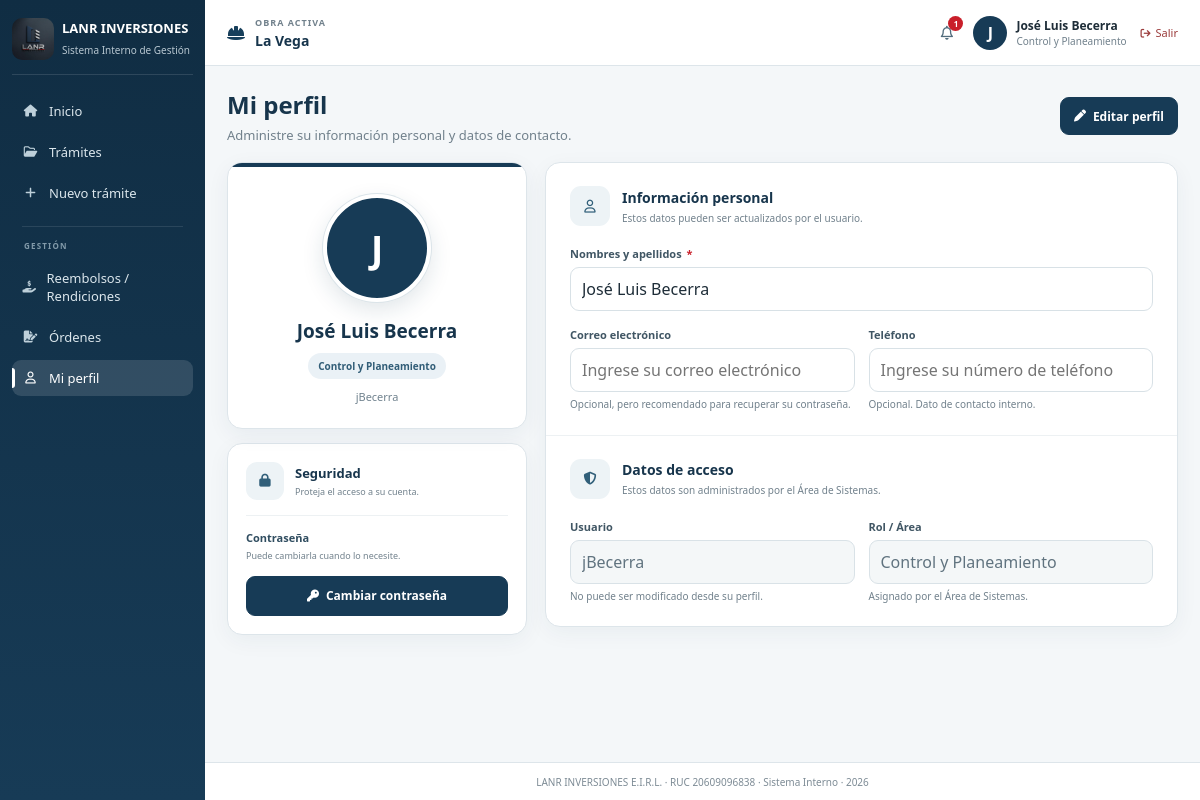
Screenshot of /profile (signed in) with the database file from the repository.
### tables this page shows
CREATE TABLE obras(
        id INTEGER PRIMARY KEY,
        nombre TEXT NOT NULL,
        codigo TEXT UNIQUE NOT NULL,
        proyecto TEXT,
        ubicacion TEXT,
        active INTEGER DEFAULT 1,
        created_at TEXT,
        updated_at TEXT
    );

CREATE TABLE users(
        id INTEGER PRIMARY KEY,
        full_name TEXT,
        username TEXT UNIQUE COLLATE NOCASE,
        password_hash TEXT,
        role TEXT,
        email TEXT,
        phone TEXT,
        profile_photo TEXT,
        must_change INTEGER DEFAULT 0,
        active INTEGER DEFAULT 1,
        created_at TEXT,
        updated_at TEXT,
        last_login TEXT
    );

### app.py (the view, shortened to what this page needs)
@app.route('/profile', methods=['GET', 'POST'])
@login_required
def profile():
    u = user()
    return render_template(
        'profile.html',
        user=u
    )

### app.py (called while the page is built, shortened)
@app.after_request
def add_no_cache_headers(response):
    if request.path.startswith('/static/'):
        response.headers['Cache-Control'] = 'no-store, no-cache, must-revalidate, max-age=0'
        response.headers['Pragma'] = 'no-cache'
        response.headers['Expires'] = '0'
    return response

def db():
    c = sqlite3.connect(DB)
    c.row_factory = sqlite3.Row
    return c

def active_project():
    if 'uid' not in session:
        return None
    c = db()
    obra = None
    obra_id = session.get('obra_id')
    if not obra:
        obra = c.execute(
            '''
            SELECT o.*
            FROM obras o

            JOIN usuario_obra uo
                ON uo.obra_id = o.id

            WHERE uo.usuario_id=?
            AND o.active=1
            AND uo.active=1

            ORDER BY o.id
            LIMIT 1
            ''',
            (session['uid'],)
        ).fetchone()
        if obra:
            session['obra_id'] = obra['id']
    c.close()
    return obra

@app.context_processor
def project_context():
    if 'uid' not in session:
        return {
            'active_project': None,
            'available_projects': []
        }
    c = db()
    available_projects = c.execute(
        '''
        SELECT o.*
        FROM obras o

        JOIN usuario_obra uo
            ON uo.obra_id = o.id

        WHERE uo.usuario_id=?
        AND o.active=1
        AND uo.active=1

        ORDER BY o.nombre
        ''',
        (session['uid'],)
    ).fetchall()
    c.close()
    return {
        'active_project': active_project(),
        'available_projects': available_projects
    }

def user():
    if 'uid' not in session:
        return None
    c = db()
    u = c.execute('select * from users where id=?',
                  (session['uid'],)).fetchone()
    c.close()
    return u

def login_required(fn):
    from functools import wraps
    @wraps(fn)
    def w(*a, **k):
        if 'uid' not in session:
            return redirect(
                url_for('login')
            )
        c = db()
        account = c.execute(
            '''
            SELECT active
            FROM users
            WHERE id=?
            ''',
            (session['uid'],)
        ).fetchone()
        c.close()
        return fn(*a, **k)
    return w

### templates/profile.html (shortened to what this page needs)
{% extends 'base.html' %} {% block title %} Mi perfil | LANR {% endblock %} {%
block content %}
<div class="pagehead profile-pagehead">
  <div>
    <h1>Mi perfil</h1>
    <p>Administre su información personal y datos de contacto.</p>
  </div>
  <div class="profile-top-actions">
    <button
      type="button"
      class="btn primary profile-edit-btn"
      id="profileEditButton"
    >
      <i class="fa-solid fa-pen"></i>
      Editar perfil
    </button>
  </div>
</div>
<form
  method="POST"
  enctype="multipart/form-data"
  id="profileForm"
  class="profile-layout"
  data-has-photo="{{ '1' if user.profile_photo else '0' }}"
>
  <div class="profile-side-column">
    <div class="card profile-identity-card">
      <div class="profile-photo-wrapper">
        <div class="profile-photo" id="profilePhotoPreview">
          {% if user.profile_photo %}
          <img
            src="{{ url_for(
              'static',
              filename='profile_photos/' ~ user.profile_photo
            ) }}"
            alt="Foto de perfil"
          />
          {% else %}
          <span> {{ user.full_name[0]|upper }} </span>
          {% endif %}
        </div>
      </div>
      <div class="profile-identity-info">
        <h2 id="profileDisplayName">{{ user.full_name }}</h2>
        <span class="profile-role"> {{ user.role }} </span>
        <p>{{ user.username }}</p>
      </div>
    </div>
    <div class="card profile-security-card">
      <div class="profile-security-heading">
        <div class="profile-section-icon">
          <i class="fa-solid fa-lock"></i>
        </div>
        <div>
          <h3>Seguridad</h3>
          <p>Proteja el acceso a su cuenta.</p>
        </div>
      </div>
      <div class="profile-security-content">
        <div>
          <strong> Contraseña </strong>
          <span> Puede cambiarla cuando lo necesite. </span>
        </div>
        <a
          class="btn primary profile-password-button"
          href="{{ url_for('change_password') }}"
        >
          <i class="fa-solid fa-key"></i>
          Cambiar contraseña
        </a>
      </div>
    </div>
  </div>
  <div class="card profile-main-card">
    <div class="profile-section">
      <div class="profile-section-heading">
        <div class="profile-section-icon">
          <i class="fa-regular fa-user"></i>
        </div>
        <div>
          <h3>Información personal</h3>
          <p>Estos datos pueden ser actualizados por el usuario.</p>
        </div>
      </div>
      <div class="formgrid profile-formgrid">
        <div class="field full">
          <label for="profileFullName">
            Nombres y apellidos
            <span class="required">*</span>
          </label>
          <input
            type="text"
            id="profileFullName"
            name="full_name"
            value="{{ user.full_name }}"
            class="profile-editable no-uppercase"
            autocomplete="name"
            placeholder="Ingrese nombres y apellidos"
            disabled
            required
          />
        </div>
        <div class="field">
          <label for="profileEmail"> Correo electrónico </label>
          <input
            type="email"
            id="profileEmail"
            name="email"
            value="{{ user.email or '' }}"
            class="profile-editable no-uppercase"
            autocomplete="email"
            placeholder="Ingrese su correo electrónico"
            disabled
          />
          <small class="field-help">
            Opcional, pero recomendado para recuperar su contraseña.
          </small>
        </div>
        <div class="field">
          <label for="profilePhone"> Teléfono </label>
          <input
            type="tel"
            id="profilePhone"
            name="phone"
            value="{{ user.phone or '' }}"
            class="profile-editable no-uppercase numbers-only"
            autocomplete="tel"
            inputmode="numeric"
            maxlength="15"
            placeholder="Ingrese su número de teléfono"
            disabled
          />
          <small class="field-help">
            Opcional. Dato de contacto interno.
          </small>
        </div>
      </div>
    </div>
    <div class="profile-section profile-access-section">
      <div class="profile-section-heading">
        <div class="profile-section-icon">
          <i class="fa-solid fa-shield-halved"></i>
        </div>
        <div>
          <h3>Datos de acceso</h3>
          <p>Estos datos son administrados por el Área de Sistemas.</p>
        </div>
      </div>
      <div class="formgrid profile-formgrid">
        <div class="field">
          <label> Usuario </label>
          <input
            type="text"
            value="{{ user.username }}"
            class="readonly-field no-uppercase"
            readonly
            tabindex="-1"
          />
          <small class="field-help">
            No puede ser modificado desde su perfil.
          </small>
        </div>
        <div class="field">
          <label> Rol / Área </label>
          <input
            type="text"
            value="{{ user.role }}"
            class="readonly-field no-uppercase"
            readonly
            tabindex="-1"
          />
          <small class="field-help"> Asignado por el Área de Sistemas. </small>
        </div>
      </div>
    </div>
  </div>
</form>
{% endblock %}

### templates/base.html (shortened to what this page needs)
<!doctype html>
<html lang="es">
  <head>
    <link
      rel="stylesheet"
      href='{{ url_for("static", filename="css/styles.css") }}'
    />
    <link
      rel="stylesheet"
      href="https://cdnjs.cloudflare.com/ajax/libs/font-awesome/6.5.2/css/all.min.css"
    />
  </head>
  <body class="{% block body_class %}{% endblock %}">
    {% if user %}
    <div class="app">
      <aside class="sidebar" id="sidebar">
        <div class="brand">
          <img
            src='{{ url_for("static", filename="logo-lanr.jpeg") }}'
            alt="LANR Inversiones"
          />
          <div>
            <strong>LANR INVERSIONES</strong>
            <span>Sistema Interno de Gestión</span>
          </div>
        </div>
        <nav>
          <a
            href='{{ url_for("home") }}'
            class="{% if request.endpoint == 'home' %}active{% endif %}"
          >
            <i class="fa-solid fa-house"></i>
            <span>Inicio</span>
          </a>
          <a
            href='{{ url_for("requests") }}'
            class="{% if request.endpoint in ['requests', 'request_detail'] %}active{% endif %}"
          >
            <i class="fa-regular fa-folder-open"></i>
            <span>Trámites</span>
          </a>
          {% if user.role in ['Gerencia de Obra', 'Control y Planeamiento', 'Administración', 'Logística', 'Tesorería', 'Contabilidad', 'Sistemas'] %}
          <a
            href='{{ url_for("new_request") }}'
            class="{% if request.endpoint in ['new_request', 'new_requirement', 'new_payment_request', 'create_requirement', 'create_payment_request'] %}active{% endif %}"
          >
            <i class="fa-solid fa-plus"></i>
            <span>Nuevo trámite</span>
          </a>
          {% endif %}
          <div class="nav-divider"></div>
          <span class="nav-section">GESTIÓN</span>
          <a href='{{ url_for("reimbursements") }}' class="{% if request.endpoint in ['reimbursements','new_reimbursement'] %}active{% endif %}">
            <i class="fa-solid fa-hand-holding-dollar"></i><span>Reembolsos / Rendiciones</span>
          </a>
          <a href='{{ url_for("orders") }}' class="{% if request.endpoint in ['orders','new_order'] %}active{% endif %}">
            <i class="fa-solid fa-file-signature"></i><span>Órdenes</span>
          </a>
          <a
            href='{{ url_for("profile") }}'
            class="{% if request.endpoint == 'profile' %}active{% endif %}"
          >
            <i class="fa-regular fa-user"></i>
            <span>Mi perfil</span>
          </a>
        </nav>
      </aside>
      <main>
        <header>
          <div class="work project-selector">
            {% if active_project %} {% if available_projects|length > 1 %}
            <div class="project-selector-main">
              <i class="fa-solid fa-helmet-safety"></i>
              <div>
                <span class="project-selector-label"> OBRA ACTIVA </span>
                <select
                  class="project-select"
                  onchange="
                    if (this.value) {
                      document
                        .getElementById('project-form-' + this.value)
                        .submit();
                    }
                  "
                  aria-label="Seleccionar obra"
                >
                  {% for project in available_projects %}
                  <option
                    value="{{ project.id }}"
                    {% if project.id == active_project.id %}selected{% endif %}
                  >
                    {{ project.nombre }}
                  </option>
                  {% endfor %}
                </select>
              </div>
            </div>
            {% for project in available_projects %}
            <form
              id="project-form-{{ project.id }}"
              method="post"
              action="{{ url_for('select_project', obra_id=project.id) }}"
              class="project-hidden-form"
            ></form>
            {% endfor %} {% else %}
            <div class="project-selector-main">
              <i class="fa-solid fa-helmet-safety"></i>
              <div>
                <span class="project-selector-label"> OBRA ACTIVA </span>
                <strong class="project-single-name">
                  {{ active_project.nombre }}
                </strong>
              </div>
            </div>
            {% endif %} {% endif %}
          </div>
          <div class="who">
            <div class="notification-wrapper">
              <button
                type="button"
                class="notification-button"
                title="Notificaciones"
                onclick="toggleNotifications()"
              >
                <i class="fa-regular fa-bell"></i>
                {% if notificaciones_no_leidas > 0 %}
                <span class="notification-count">
                  {{ notificaciones_no_leidas }}
                </span>
                {% endif %}
              </button>
            </div>
            <div class="avatar">
              {% if user.profile_photo %}
              <img
                src="{{ url_for(
      'static',
      filename='profile_photos/' ~ user.profile_photo
    ) }}"
                alt="Foto de {{ user.full_name }}"
              />
              {% else %}
              <span> {{ user.full_name[0]|upper }} </span>
              {% endif %}
            </div>
            <div class="user-data">
              <strong>{{ user.full_name }}</strong>
              <small>{{ user.role }}</small>
            </div>
            <a
              href='{{ url_for("logout") }}'
              class="logout-link"
              title="Cerrar sesión"
            >
              <i class="fa-solid fa-arrow-right-from-bracket"></i>
              <span>Salir</span>
            </a>
          </div>
        </header>
        <section class="content">
           {% block content %} {% endblock %}
        </section>
        <footer>
          LANR INVERSIONES E.I.R.L. · RUC 20609096838 · Sistema Interno · 2026
        </footer>
      </main>
    </div>
    {% else %} {% block guest %} {% endblock %} {% endif %}
  </body>
</html>

### rows the page displays
obras: nombre "La Vega"
users: full_name "J", full_name "José Luis Becerra", role "Control y Planeamiento", username "jBecerra"

### other values shown
{{ notificaciones_no_leidas }} "1"
